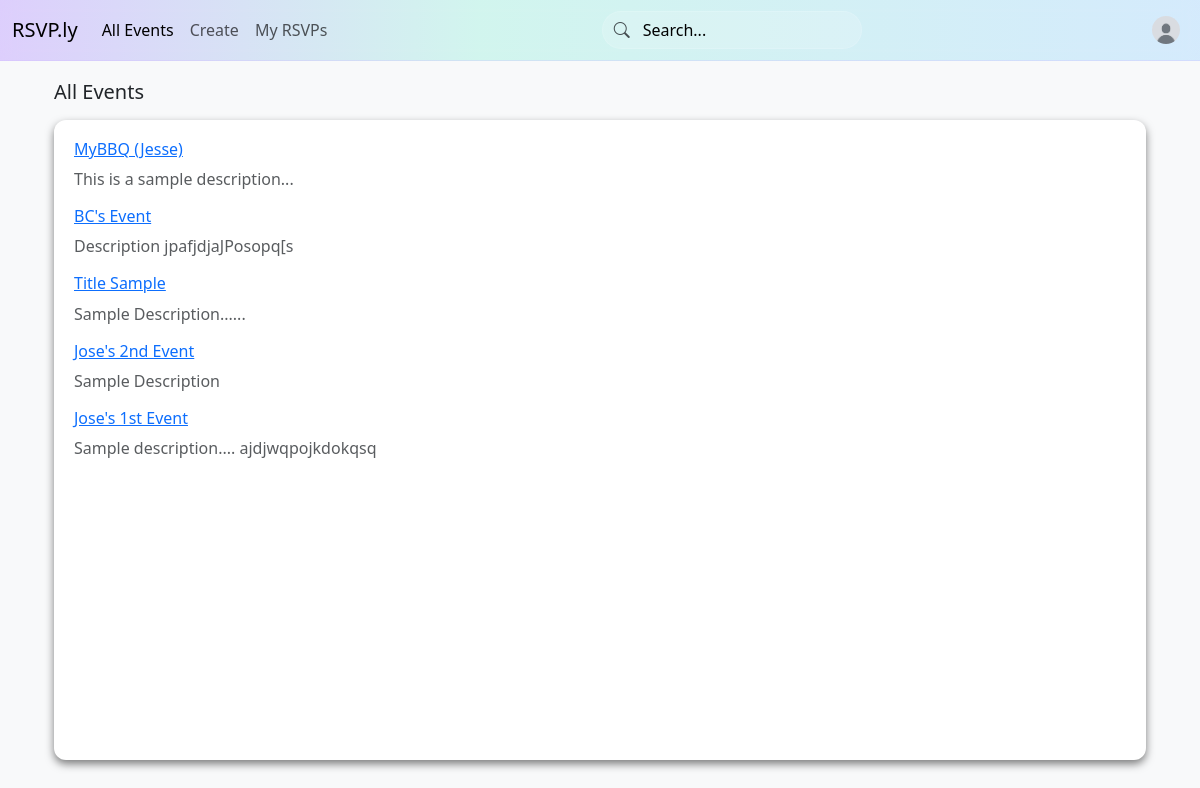
The app's page /events (signed in) with its own data.
### app/models.py (models this page shows, shortened)
class TimestampMixin:
    created_at: Mapped[datetime] = mapped_column(
        DateTime(timezone=True), server_default=func.now(), nullable=False
    )
    updated_at: Mapped[datetime] = mapped_column(
        DateTime(timezone=True), server_default=func.now(),
        onupdate=func.now(), nullable=False
    )

class Event(db.Model, TimestampMixin):
    __tablename__ = "events"
    __table_args__ = (
        CheckConstraint("ends_at > starts_at", name="chk_event_time"),
        Index("idx_events_starts_at", "starts_at"),
        Index("idx_events_organizer", "organizer_id"),
    )
    id: Mapped[int] = mapped_column(primary_key=True)
    title: Mapped[str] = mapped_column(String(255), nullable=False)
    description: Mapped[str | None] = mapped_column(Text)
    wishlist: Mapped[str | None] = mapped_column(Text)
    starts_at: Mapped[datetime] = mapped_column(DateTime(timezone=True), nullable=False)
    ends_at: Mapped[datetime] = mapped_column(DateTime(timezone=True), nullable=False)
    capacity: Mapped[int | None] = mapped_column(Integer)  # NULL = unlimited
    is_public: Mapped[bool] = mapped_column(Boolean, server_default=text("true"), nullable=False)
    address_line1: Mapped[str | None] = mapped_column(String(255))
    address_line2: Mapped[str | None] = mapped_column(String(255))
    organizer_id: Mapped[int] = mapped_column(
        ForeignKey("users.id", ondelete="RESTRICT"), nullable=False
    )
    organizer: Mapped[User] = relationship(back_populates="organized_events")
    categories: Mapped[list[Category]] = relationship(
        secondary=event_categories, back_populates="events"
    )
    rsvps: Mapped[list["Rsvp"]] = relationship(
        back_populates="event", cascade="all, delete-orphan"
    )
    comments: Mapped[list["EventComment"]] = relationship(
        back_populates="event", cascade="all, delete-orphan"
    )
    ratings: Mapped[list["Rating"]] = relationship(
        back_populates="event", cascade="all, delete-orphan"
    )
    @hybrid_property
    def seats_taken(self) -> int:
        """Counts the number of occupied seats (1 per going RSVP + guests)."""
        return sum(
            (1 + r.guests_count) for r in self.rsvps if r.status == RsvpStatus.going
        )

### app/routes.py (the view)
@myapp_obj.route("/events")
def view_all_events():
    events = Event.query.all() # get all events
    return render_template("hello.html", events=events)

### app/models.py (called while the page is built)
@login_manager.user_loader
def load_user(user_id):
        return User.query.get(int(user_id))

### app/routes.py (called while the page is built, shortened)
@myapp_obj.before_request
def default_admin():
    global admin_initialized
    if admin_initialized:
        return

### app/templates/hello.html (shortened to what this page needs)
{% extends "layout.html" %}
{% block content %}
<div class="container">
  <div class="row">
        <div class="col-md-12 mb-3">
            <h5 class="mb-3">All Events</h5>
                <div class="scrollable-container">
                    {% for event in events %}
                        <h6><a href = "/event/{{event.id}}">{{event.title}}</a></h6>
                        <p class="text-muted">
                            {{event.description}}
                        </p>
                        {% else %}
                        <p>
                            <h6>No events found.</h6>
                        </p>
                    {% endfor %}
                </div>
        </div>
</div>
{% endblock %}

### app/templates/hello.html (style rules this page uses)
html, body { background-color: var(--bs-tertiary-bg); }
.scrollable-container { background-color: var(--bs-body-bg); padding: 20px; border-radius: 12px; box-shadow: 0 4px 8px rgba(0, 0, 0, 0.5); height: 80vh; overflow-y: auto; }

### records on screen
Event: title "MyBBQ (Jesse)", description "This is a sample description..."
Event: title "BC's Event", description "Description jpafjdjaJPosopq[s"
Event: title "Title Sample", description "Sample Description......"
Event: title "Jose's 2nd Event", description "Sample Description"
Event: title "Jose's 1st Event", description "Sample description.... ajdjwqpojkdokqsq"
